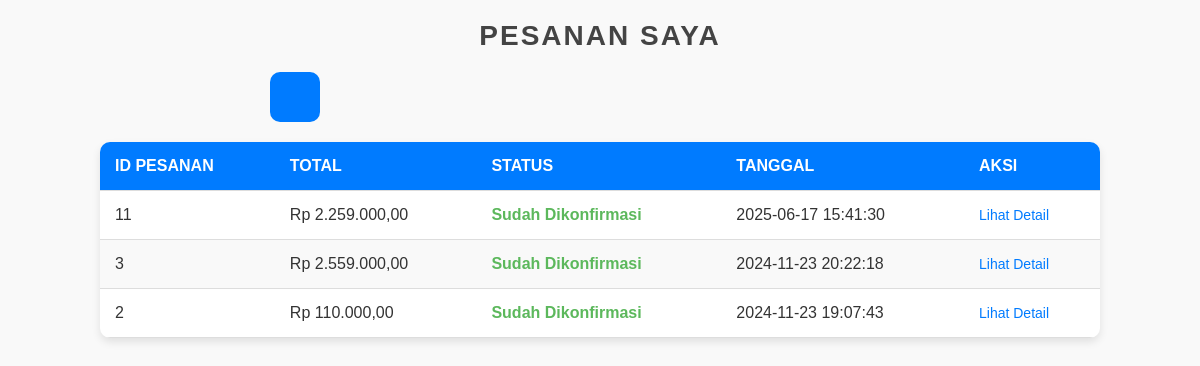
Screenshot of /userOrders.php (signed in) with the database file from the repository.
### tables this page shows
CREATE TABLE `orders` (
  `order_id` int(11) NOT NULL,
  `login_id` int(11) NOT NULL,
  `total_price` decimal(10,2) NOT NULL,
  `status` enum('Pending','Confirmed','Completed') DEFAULT 'Pending',
  `created_at` timestamp NOT NULL DEFAULT current_timestamp()
);

### function.php (called while the page is built, shortened)
<?php
require_once 'connect.php';
function getUserOrders($loginId)
{
    global $pdo;
    $query = "SELECT * FROM orders WHERE login_id = :login_id ORDER BY created_at DESC";
    $stmt = $pdo->prepare($query);
    $stmt->execute(['login_id' => $loginId]);
    return $stmt->fetchAll(PDO::FETCH_ASSOC);
}

### userOrders.php (the view, shortened to what this page needs)
<?php
require_once 'function.php';
$loginId = $_SESSION['user']['login_id'];
$orders = getUserOrders($loginId);
?>
<!DOCTYPE html>
<html lang="id">
<head>
    <link rel="stylesheet" href="css/userOrders.css">
    <link href="https://cdn.jsdelivr.net/npm/remixicon@3.5.0/fonts/remixicon.css" rel="stylesheet">
</head>
<body>
    <h1>Pesanan Saya</h1>
    <div class="button-container">
        <a href="home.php" class="home-icon">
        </a>
    </div>
    <?php if (!empty($orders)): ?>
        <table>
            <thead>
                <tr>
                    <th>ID Pesanan</th>
                    <th>Total</th>
                    <th>Status</th>
                    <th>Tanggal</th>
                    <th>Aksi</th>
                </tr>
            </thead>
            <tbody>
                <?php foreach ($orders as $order): ?>
                    <tr>
                        <td><?= htmlspecialchars($order['order_id']) ?></td>
                        <td>Rp <?= number_format($order['total_price'], 2, ',', '.') ?></td>
                        <td>
                            <?= $order['status'] === 'Confirmed'
                                ? '<span class="status-confirmed">Sudah Dikonfirmasi</span>'
                                : '<span class="status-pending">Belum Dikonfirmasi</span>' ?>
                        </td>
                        <td><?= htmlspecialchars($order['created_at']) ?></td>
                        <td>
                            <a href="orderDetails.php?order_id=<?= $order['order_id'] ?>">Lihat Detail</a>
                        </td>
                    </tr>
                <?php endforeach; ?>
            </tbody>
        </table>
    <?php else: ?>
        <p class="no-orders">Tidak ada pesanan.</p>
    <?php endif; ?>
</body>
</html>

### css/userOrders.css (style rules this page uses)
body { margin: 0; padding: 0; font-family: 'Poppins', sans-serif; background-color: #f9f9f9; color: #333; }
h1 { text-align: center; margin: 20px 0; font-size: 28px; color: #444; text-transform: uppercase; letter-spacing: 2px; }
.button-container { margin: 10px 0 20px 270px; display: flex; justify-content: flex-start; align-items: center; }
.home-icon { display: inline-block; background-color: #007bff; color: #fff; text-decoration: none; font-size: 24px; width: 50px; height: 50px; line-height: 50px; border-radius: 20%; text-align: center; transition: background-color 0.3s, color 0.3s; }
table { width: 90%; max-width: 1000px; margin: 20px auto; border-collapse: collapse; background-color: #fff; border-radius: 10px; box-shadow: 0 4px 8px rgba(0, 0, 0, 0.1); overflow: hidden; }
table th, table td { padding: 15px; text-align: left; border-bottom: 1px solid #ddd; font-size: 16px; }
table th { background-color: #007bff; color: #fff; text-transform: uppercase; }
table tr:nth-child(even) { background-color: #f9f9f9; }
table td a { color: #007bff; text-decoration: none; font-size: 14px; transition: color 0.3s; }
.status-confirmed { color: #5cb85c; font-weight: bold; }

### rows the page displays
orders: order_id "11", total_price "2.259.000,00", status "Sudah Dikonfirmasi", created_at "2025-06-17 15:41:30"
orders: order_id "3", total_price "2.559.000,00", status "Sudah Dikonfirmasi", created_at "2024-11-23 20:22:18"
orders: order_id "2", total_price "110.000,00", status "Sudah Dikonfirmasi", created_at "2024-11-23 19:07:43"
